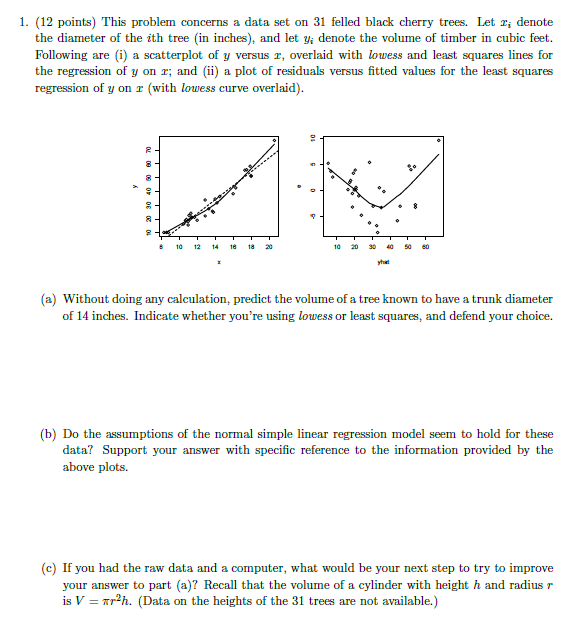
#> input picture match +Fuzzywuzzy/images/page1.png, 579 x 638 px
$ jupyter execute --allow-errors match.ipynb
#> lines starting #> are read from the running program, lines starting #| are printed output that depends on the picture
# Match

[cell 1]
from PIL import Image
import pytesseract as pt
import numpy as np
import pandas as pd

### Two methods to read the question data

If the questions are separated by black spaces

[cell 2]
img1 = Image.open("images/page1.png")
#> img1 is the input picture: PIL image 579x638 RGBA; mean R, G, B, A 245.7, 246.4, 245.8, 255
img1

#> (a cell that did not finish here is left out)

If the questions are packed closely

[cell 4]
img2 = Image.open("images/page2.png")
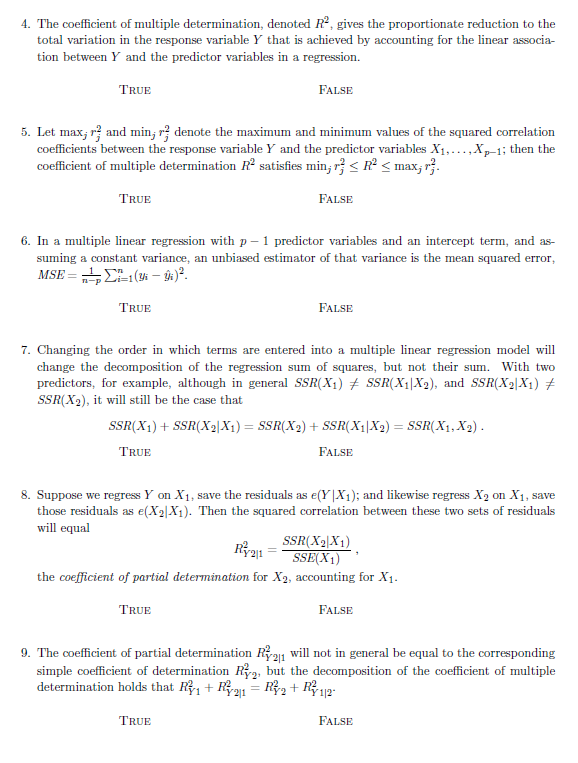
#> input picture match +Fuzzywuzzy/images/page2.png, 578 x 763 px
#> img2 is the input picture: PIL image 578x763 RGBA; mean R, G, B, A 245.9, 245.9, 246.2, 255
img2

[cell 5]
img1 = Image.open("images/ques1.png")
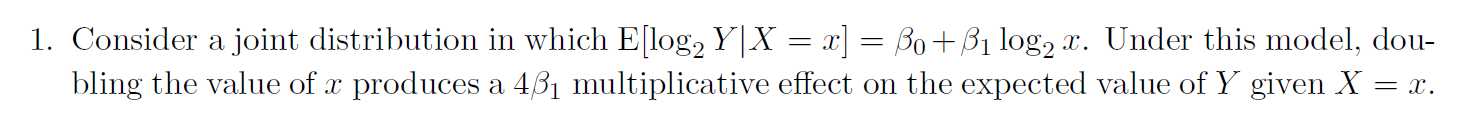
#> input picture match +Fuzzywuzzy/images/ques1.PNG, 1469 x 123 px, found by its file name
#> img1 is the input picture: PIL image 1469x123 RGBA; mean R, G, B, A 242.2, 242.3, 242.7, 255
#> (the rest of this cell did not finish here and is left out)

### Qustions_concepts_matrix

#> (a cell that did not finish here is left out)

#> (a cell that did not finish here is left out)

[cell 8]
# Match question with concepts list
# [36 lines left out: functions match, add_question, not called in this run]

#> (a cell that did not finish here is left out)

#> (a cell that did not finish here is left out)

### re

[cell 11]
import re

# [6 lines left out: function match, not called in this run]

#> (a cell that did not finish here is left out)

### FuzzyWuzzy
Approximate string matching

[cell 13]
# pip install fuzzywuzzy

from fuzzywuzzy import fuzz
from fuzzywuzzy import process

[cell 14]
fuzz.ratio("linear regression", "ilnear regression")
#> (this line was passed over: fuzzywuzzy is not available in this run)

[cell 15]
fuzz.partial_ratio("linear regression", "ilnear regression")
#> (this line was passed over: fuzzywuzzy is not available in this run)

[cell 16]
fuzz.partial_ratio("linear regression", "ilnear regresions normal distribution probability mathematics 123456789")
#> (this line was passed over: fuzzywuzzy is not available in this run)
